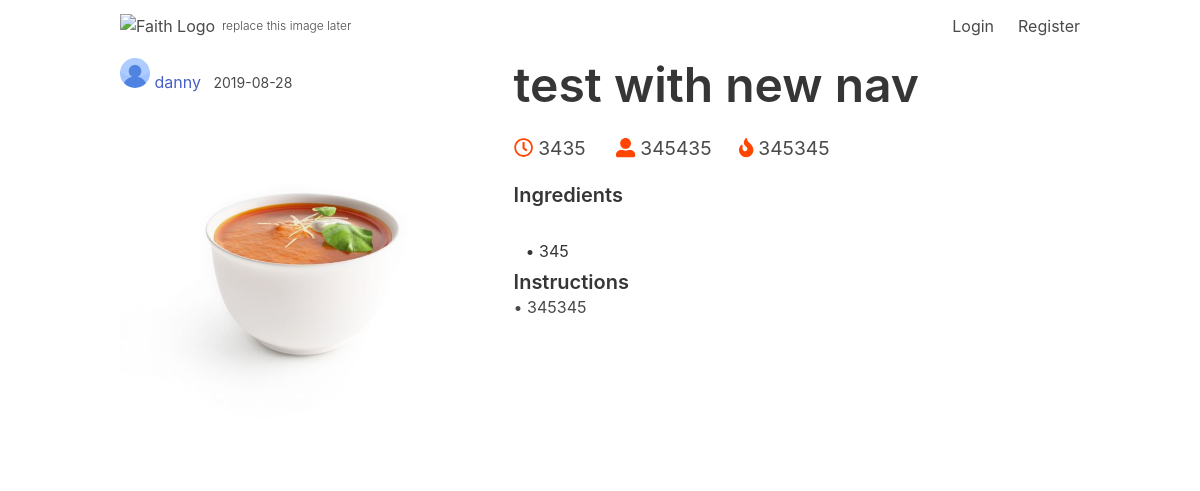
The page /post/12 on the database as committed earlier.
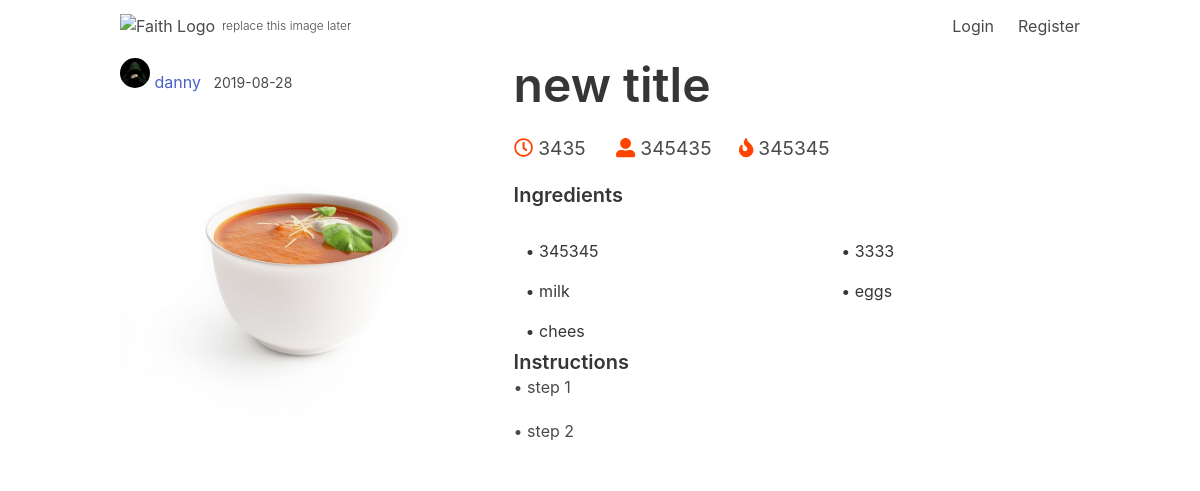
The same page on the database as committed later.
### backend/flaskblog/models.py (models this page shows, shortened)
class User(db.Model, UserMixin):
    id = db.Column(db.Integer, primary_key=True)
    username = db.Column(db.String(20), unique=True, nullable=False)
    email = db.Column(db.String(120), unique=True, nullable=False)
    image_file = db.Column(db.String(20), nullable=False, default='2.jpg')
    password = db.Column(db.String(60), nullable=False)
    posts = db.relationship('Post', backref='author', lazy=True)

class Post(db.Model):
    id = db.Column(db.Integer, primary_key=True)
    title = db.Column(db.String(100), nullable=False)
    time = db.Column(db.String(100), nullable=False)
    serves = db.Column(db.String(100), nullable=False)
    cal = db.Column(db.String(100), nullable=False)
    date_posted = db.Column(db.DateTime, nullable=False, default=datetime.utcnow)
    ingredients = db.Column(db.PickleType(), nullable=False)
    steps = db.Column(db.PickleType(), nullable=False)
    image = db.Column(db.String(20), nullable=False, default='image.jpg')
    user_id = db.Column(db.Integer, db.ForeignKey('user.id'), nullable=False)

### backend/flaskblog/routes.py (the view)
@app.route("/post/<int:post_id>")
def post(post_id):
    post = Post.query.get_or_404(post_id)
    data = post.ingredients
    x = zip(*[iter(data)]*2)
    return render_template('post.html', title=post.title, post=post, ingred=x)

### backend/flaskblog/templates/post.html (shortened to what this page needs)
{% extends "layout-2.html" %}
{% block content %}
<section class="section">
    <div class="container" style="padding-top: 10px">
  <div class="columns">
        <div class="column">
                <div class="desk">
                    <div class="article-metadata backround-white">
                        <img class="profile-img" src="{{ url_for('static', filename='profile_pics/' + post.author.image_file) }}">
                        <a class="mr-2" href="{{ url_for('user_posts', username=post.author.username) }}">{{ post.author.username }}</a>
                        <small class="text-muted">{{ post.date_posted.strftime('%Y-%m-%d') }}</small>
                      </div>
                        <img src="{{ url_for('static', filename='post_img/' + post.image) }}" alt="">
                </div>
            </div>
    <div class="column is-three-fifths tab-left">
            <h1 class="title is-1 desk">{{ post.title }}<h1>
        <h5 class="subtitle orange is-5">
            <i class="far fa-clock orange"></i> {{ post.time }}
            <i class="fas fa-user-alt orange"></i> {{ post.serves }}
            <i class="fas fa-fire orange"></i> {{ post.cal }}
        </h5>
        <div class="ingredietns">
                <h5 class="title is-5">Ingredients</h5>
                <table class="table is-fullwidth">
                  <tbody>
                      {% for i, k in ingred %}
                      <tr>
                          {% if i%}
                          <td>• {{ i }} </td>
                          {% endif %}
                          {% if k%}
                          <td>• {{ k }} </td>
                          {% endif %}
                          </tr>
                      {% endfor %}
                  </tbody>
                </table>
        </div>
        <div class="directions">
                <h5 class="title is-5">Instructions</h5>
                {% for i in post.steps %}
                <h6 class="subtitle is-6">• {{ i }}</h6>
                {% endfor %}
              </div>
    </div>
  </div>
  </div>
</section>
{% endblock content %}

Rows that differ between the two databases and show on the page:
changed User "danny": image_file: a different picture
changed Post: title "test with new nav" → "new title"
Other text that changed with them:
new list line: "• 345345 • 3333"
new list line: "• milk • eggs"
new list line: "• chees"
new list line: "• step 1"
new list line: "• step 2"
list line gone: "• 345"
list line gone: "• 345345"
